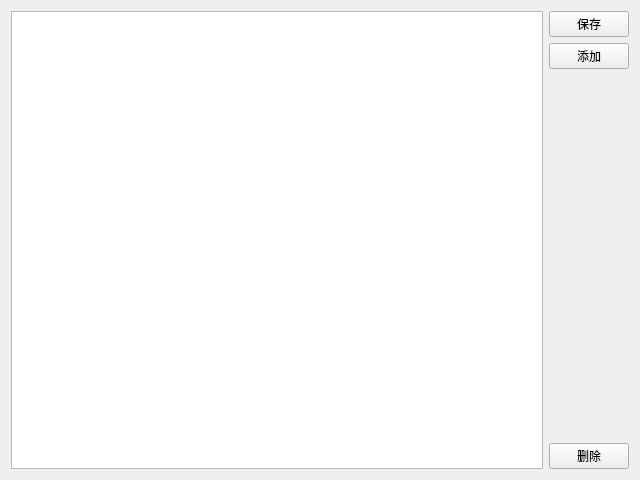
<?xml version="1.0" encoding="UTF-8"?>
<ui version="4.0">
 <class>Widget1</class>
 <widget class="QWidget" name="Widget1">
  <property name="geometry">
   <rect>
    <x>0</x>
    <y>0</y>
    <width>640</width>
    <height>480</height>
   </rect>
  </property>
  <property name="windowTitle">
   <string>Form</string>
  </property>
  <layout class="QHBoxLayout" name="horizontalLayout">
   <item>
    <widget class="QTableView" name="tableView"/>
   </item>
   <item>
    <layout class="QVBoxLayout" name="verticalLayout">
     <item>
      <widget class="QPushButton" name="pushButtonSave">
       <property name="text">
        <string>保存</string>
       </property>
      </widget>
     </item>
     <item>
      <widget class="QPushButton" name="pushButtonAdd">
       <property name="text">
        <string>添加</string>
       </property>
      </widget>
     </item>
     <item>
      <spacer name="verticalSpacer">
       <property name="orientation">
        <enum>Qt::Vertical</enum>
       </property>
       <property name="sizeHint" stdset="0">
        <size>
         <width>20</width>
         <height>40</height>
        </size>
       </property>
      </spacer>
     </item>
     <item>
      <widget class="QPushButton" name="pushButtonDel">
       <property name="text">
        <string>删除</string>
       </property>
      </widget>
     </item>
    </layout>
   </item>
  </layout>
 </widget>
 <resources/>
 <connections/>
</ui>
